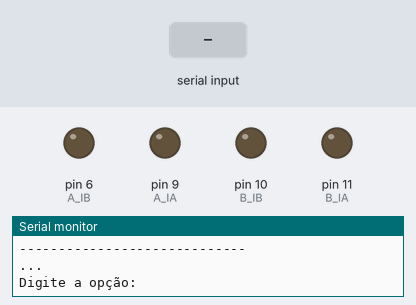
This sketch was run on a simulated Arduino Uno, built with avr-gcc and run on an emulated ATmega328P. Shown: output pins drawn as LEDs (lit = HIGH), the last lines printed to the serial monitor. Inputs (shaded band) come from the test bench.

Above: at 1.2 s.
1.3 s: "1\n" received over Serial
At 2.5 s:
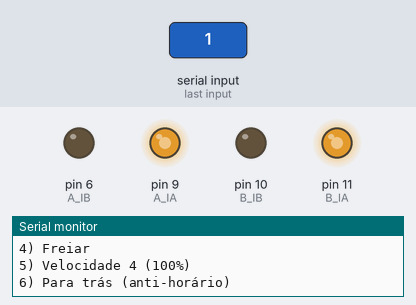
2.8 s: "5\n" received over Serial
At 3.6 s:
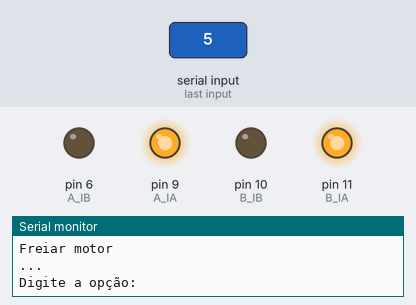
4.3 s: "2\n" received over Serial
At 4.8 s:
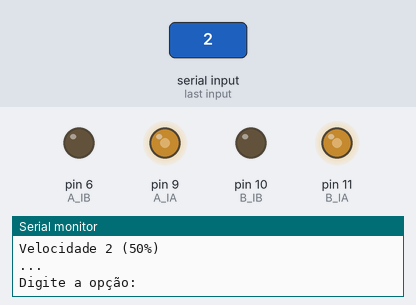
5.8 s: "3\n" received over Serial
At 7.1 s:
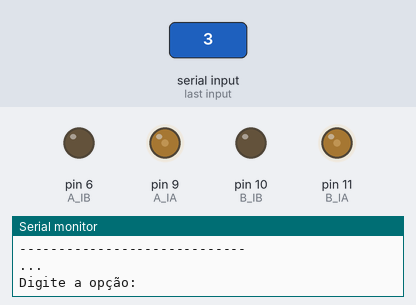
Timing chart, 0 to 8.3 s (numbered marks = the images above; inputs shaded):
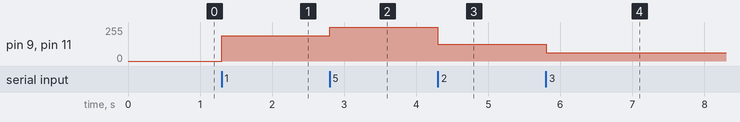

Measured:
- after the input at 1.3 s, pin 9 (A_IA), pin 11 (B_IA): 0/255 → 191/255 at once
- after the input at 2.8 s, pin 9 (A_IA), pin 11 (B_IA): 191/255 → 255/255 at once
- after the input at 4.3 s, pin 9 (A_IA), pin 11 (B_IA): 255/255 → 127/255 at once
- after the input at 5.8 s, pin 9 (A_IA), pin 11 (B_IA): 127/255 → 63/255 at once

The sketch:

scicobot_1-7.ino
```cpp
//motor A
const byte A_IA = 9; // Motor A Input A --> MOTOR A (+) (PWM)
const byte A_IB = 6; // Motor A Input B --> MOTOR A (-) (PWM)

//motor B
const byte B_IA = 11; // Motor B Input A --> MOTOR B (+) (PWM)
const byte B_IB = 10; // Motor B Input B --> MOTOR B (-) (PWM)

//variáveis
int motorSpeed = 0; // armazenar o valor de velocidade atual
boolean stateTurn = 0; // armazenar rotação (0 ou 1) - 0: horário / 1: anti-horário

//Inicializa Pinos e Comunicação Serial (setup)
void setup(){
 Serial.begin(9600); // inicia a comunicação serial
 // define pinos como saída do Arduino
 pinMode(A_IA,OUTPUT); // motor A
 pinMode(A_IB,OUTPUT); // motor A
 pinMode(B_IA,OUTPUT); // motor B
 pinMode(B_IB,OUTPUT); // motor B
 // inicia com os motores desligados
 motorBreak();
}

// loop infinito
void loop() {
  menu(); // inicia menu no monitor serial
}

// inicia menu no monitor serial
void menu() {
  boolean isValidOption;
  // desenho do menu
  Serial.println( "-----------------------------" );
  Serial.println( "MENU:" );
  Serial.println( "1) Velocidade 1 (75%)" );
  Serial.println( "2) Velocidade 2 (50%)" );
  Serial.println( "3) Velocidade 3 (25%)" );
  Serial.println( "4) Freiar" );
  Serial.println( "5) Velocidade 4 (100%)" );
  Serial.println( "6) Para trás (anti-horário)" );
  Serial.println( "7) Para frente (horário)" );
  Serial.println( "-----------------------------" );
  // ações do menu
  do {
    byte caractere;
    // aguarde o próximo caractere
    Serial.println("...");
    Serial.print("Digite a opção: ");
    while ( !Serial.available() ) {}
    caractere = Serial.parseInt();
    if (caractere > 0 && caractere <8) {
      Serial.println(caractere);
    } else {
      Serial.println("Opção Inválida");
    }
    //caractere = Serial.read();
    // executa as opções do menu
    switch (caractere) {
    case 1: // velocidade 25%
      Serial.println("Velocidade 1 (25%)");
      motorSpeed = (255 * 0.75);
      motorRun(motorSpeed);
      isValidOption = true;
      break;
    case 2: // velocidade 50%
      Serial.println("Velocidade 2 (50%)");
      motorSpeed = (255 * 0.5);
      motorRun(motorSpeed);
      isValidOption = true;
      break;
    case 3: // velocidade 75%
      Serial.println("Velocidade 3 (75%)");
      motorSpeed = (255 * 0.25);
      motorRun(motorSpeed);
      isValidOption = true;
      break;
    case 4: // velocidade 100%
      Serial.println("Velocidade 4 (100%)");
      motorSpeed = 0;
      motorRun(motorSpeed);
      isValidOption = true;
      break;
    case 5: // frear bruscamente o motor
      Serial.println("Freiar motor");
      motorSpeed = 255;
      motorRun(motorSpeed);
      isValidOption = true;
      break;
   case 6: //sentido horário (para frente)
      Serial.println("Rodar para frente");
      if (stateTurn) {
        stateTurn = 0; // muda para sentido horário (false)
        motorBreak(); // para o motor
      }
      motorRun(motorSpeed); // roda o motor (frente) com a última velocidade
      break;
   case 7: //sentido horário (para frente)
      Serial.println("Rodar para trás");
      if (!stateTurn) {
        stateTurn = 1; // muda para sentido horário (true)
        motorBreak(); // para o motor
      }
      motorRun(motorSpeed); // roda o motor (frente) com a última velocidade
      break;
    default:
      isValidOption = false; // caractere inválido
      break;
    }

  } while( isValidOption == true );
}

// função para rodar o motor na velocidade e sentido de rotação definidos
void motorRun(int velocidade) {
  if (!stateTurn) { // sentido horário (frente)
    digitalWrite(A_IB,LOW);
    digitalWrite(B_IB, LOW);
    analogWrite(A_IA, velocidade); // velocidade em função do sinal PWM
    analogWrite(B_IA, velocidade); // velocidade em função do sinal PWM
  } else {
    digitalWrite(A_IA,LOW);
    digitalWrite(B_IA, LOW);
    analogWrite(A_IB, velocidade); // velocidade em função do sinal PWM
    analogWrite(B_IB, velocidade); // velocidade em função do sinal PWM
  }
}

// freio do motor
void motorBreak() {
   digitalWrite(A_IA,LOW);
   digitalWrite(A_IB,LOW);
   digitalWrite(B_IA, LOW);
   digitalWrite(B_IB,LOW);
}
```
